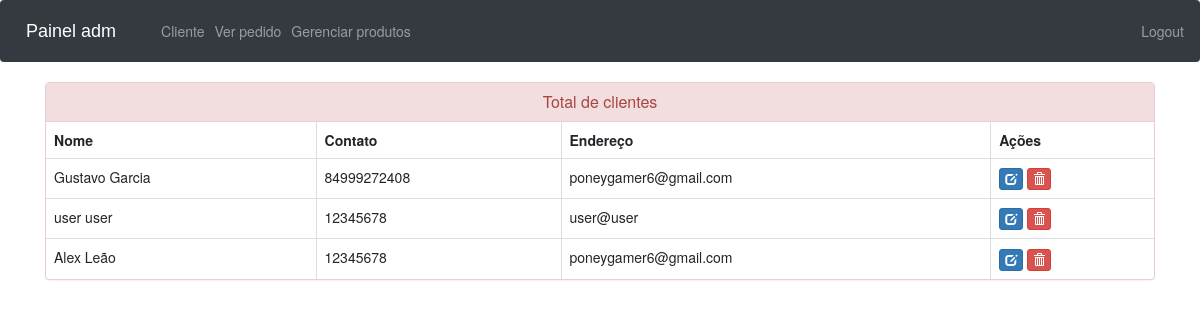
Page /view-customer (signed in) on the earlier database version.
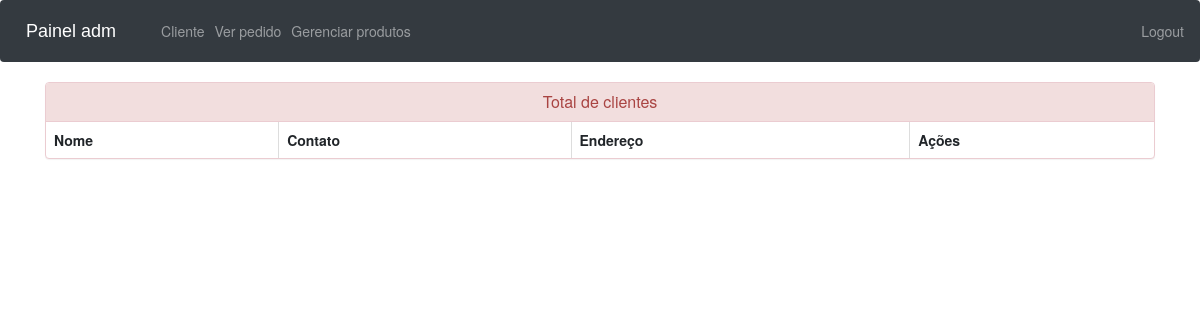
Same page on the later database version.
### ecom/models.py (models this page shows, shortened)
class Customer(models.Model):
    user=models.OneToOneField(User,on_delete=models.CASCADE)
    profile_pic= models.ImageField(upload_to='profile_pic/CustomerProfilePic/',null=True,blank=True)
    address = models.CharField(max_length=40)
    mobile = models.CharField(max_length=20,null=False)
    @property
    def get_name(self):
        return self.user.first_name+" "+self.user.last_name

### ecom/views.py (the view)
# urls.py: path('view-customer', views.view_customer_view,name='view-customer'),
@login_required(login_url='adminlogin')
def view_customer_view(request):
    customers=models.Customer.objects.all()
    return render(request,'ecom/view_customer.html',{'customers':customers})

### templates/ecom/view_customer.html (shortened to what this page needs)
{% extends 'ecom/admin_base.html' %}
{% load static %}
{% block content %}
<head>
  <link href="//netdna.bootstrapcdn.com/bootstrap/3.0.0/css/bootstrap.min.css" rel="stylesheet" id="bootstrap-css">
</head>
<div class="container">
  <div class="panel panel-danger">
    <div class="panel-heading">
      <h6 class="panel-title">Total de clientes</h6>
    </div>
    <table class="table table-hover table-bordered" id="dev-table">
      <thead>
        <tr>
          <th>Nome</th>
          <th>Contato</th>
          <th>Endereço</th>
          <th>Ações</th>
        </tr>
      </thead>
      {% for c in customers %}
      <tr>
        <td> {{c.get_name}}</td>
        <td>{{c.mobile}}</td>
        <td>{{c.address}}</td>
        <td><a class="btn btn-primary btn-xs" href="{% url 'update-customer' c.id  %}"><span class="glyphicon glyphicon-edit"></span></a>
        <a class="btn btn-danger btn-xs" href="{% url 'delete-customer' c.id  %}"><span class="glyphicon glyphicon-trash"></span></a></td>
      </tr>
      {% endfor %}
    </table>
  </div>
</div>
{% endblock content %}

Differences in the rows shown:
removed Customer: get_name "Gustavo Garcia", mobile "84999272408", address "poneygamer6@gmail.com"
removed Customer: get_name "user user", mobile "12345678", address "user@user"
removed Customer: get_name "Alex Leão", mobile "12345678", address "poneygamer6@gmail.com"
